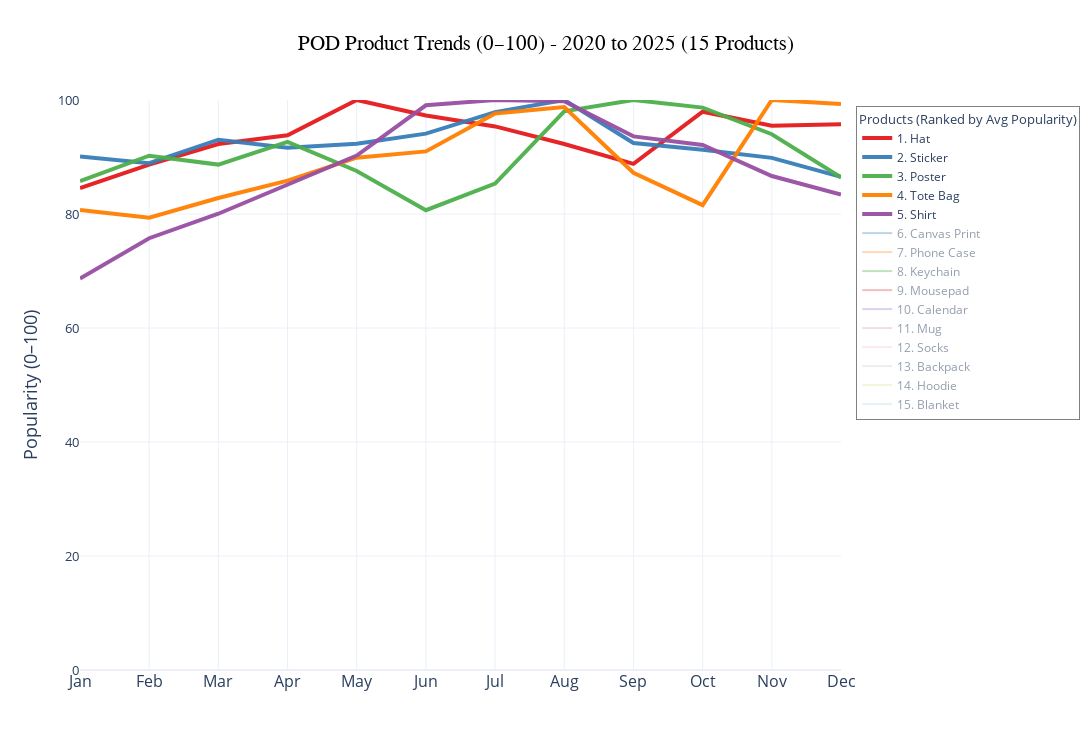

This figure's notebook cell:
### Code cell
import pandas as pd
import plotly.graph_objects as go
import matplotlib.cm as cm
import numpy as np

# --- START FROM YOUR EXISTING plot_df ---
df = plot_df.copy()

# --- Ensure Date is datetime ---
df["Date"] = pd.to_datetime(df["Date"], errors='coerce')

# --- Extract month number and name ---
df["Month_Num"] = df["Date"].dt.month
df["Month_Name"] = df["Date"].dt.strftime("%b")  # Jan, Feb, ...

# --- Combine columns first ---
if {"t-shirt", "shirt"}.issubset(df.columns):
    df["shirt"] = df["t-shirt"].fillna(0) + df["shirt"].fillna(0)
if {"hat", "cap"}.issubset(df.columns):
    df["hat"] = df["hat"].fillna(0) + df["cap"].fillna(0)
if {"tote bag", "bag"}.issubset(df.columns):
    df["tote bag"] = df["tote bag"].fillna(0) + df["bag"].fillna(0)
if {"canvas", "canvas print"}.issubset(df.columns):
    df["canvas print"] = df["canvas"].fillna(0) + df["canvas print"].fillna(0)
if {"Poster", "wall art"}.issubset(df.columns):
    df["poster"] = df["Poster"].fillna(0) + df["wall art"].fillna(0)
if {"stickers", "sticker"}.issubset(df.columns):
    df["sticker"] = df["stickers"].fillna(0) + df["sticker"].fillna(0)

# --- Drop original columns ---
cols_to_drop = [
    "t-shirt",
    "cap",
    "bag",
    "canvas",
    "wall art",
    "stickers"
]
cols_to_drop = [c for c in cols_to_drop if c in df.columns]
df = df.drop(columns=cols_to_drop)

# --- Aggregate by month (sum values across all years) ---
products_combined = [c for c in df.columns if c not in ["Date","Month_Num","Month_Name"]]
df_monthly = df.groupby("Month_Num")[products_combined].sum().reset_index()

# --- Map month number to names ---
month_order = {1:"Jan", 2:"Feb", 3:"Mar", 4:"Apr", 5:"May", 6:"Jun",
               7:"Jul", 8:"Aug", 9:"Sep", 10:"Oct", 11:"Nov", 12:"Dec"}
df_monthly["Month"] = df_monthly["Month_Num"].map(month_order)

# --- Reorder months Jan→Dec ---
df_monthly = df_monthly.sort_values("Month_Num")

# --- Normalize (0–100) ---
df_norm = df_monthly.copy()
for col in products_combined:
    max_val = df_norm[col].max()
    df_norm[col] = (df_norm[col] / max_val * 100) if max_val > 0 else 0

# --- Average popularity & sorting ---
avg_popularity = df_norm[products_combined].mean()
sorted_products = avg_popularity.sort_values(ascending=False).index
top5 = sorted_products[:5]

# --- DYNAMIC SIZING based on number of products ---
n_products = len(sorted_products)
n_top5 = len(top5)
n_rest = n_products - n_top5

# Dynamic title size (smaller if many products)
title_size = max(20, 28 - n_products * 0.5)
legend_title_size = max(12, 16 - n_products * 0.2)
legend_item_size = max(10, 14 - n_products * 0.15)

# Dynamic figure size
fig_width = min(1400, 900 + n_products * 20)
fig_height = min(800, 600 + n_products * 10)

# --- Assign colors ---
top5_colors = ["#e41a1c", "#377eb8", "#4daf4a", "#ff7f00", "#984ea3"]
rest_products = sorted_products[5:]
n_rest = len(rest_products)
if n_rest > 0:
    rest_colors_array = cm.tab20(np.linspace(0, 1, n_rest))[:, :3]
    rest_colors = [
        f"rgb({int(r*255)},{int(g*255)},{int(b*255)})"
        for r, g, b in rest_colors_array
    ]
else:
    rest_colors = []

color_dict = {}
for i, col in enumerate(sorted_products):
    if col in top5:
        color_dict[col] = top5_colors[list(top5).index(col)]
    else:
        color_dict[col] = rest_colors[list(rest_products).index(col)]

# --- Create Plotly figure ---
fig = go.Figure()

for i, col in enumerate(sorted_products):
    fig.add_trace(
        go.Scatter(
            x=df_norm["Month"],
            y=df_norm[col],
            mode="lines",
            name=f"{i+1}. {col.title()}",
            line=dict(color=color_dict[col], width=4 if col in top5 else 2),
            opacity=0.95 if col in top5 else 0.6,
            visible=True if col in top5 else "legendonly",
            hovertemplate=f'<b>{col.title()}</b><br>Month: %{{x}}<br>Value: %{{y:.1f}}<extra></extra>'
        )
    )

# --- DYNAMIC Layout ---
fig.update_layout(
    title=dict(
        text=f"POD Product Trends (0–100) - 2020 to 2025 ({n_products} Products)",
        x=0.5,
        font=dict(size=title_size, family="Arial Black", color="black")
    ),
    xaxis=dict(
        title="",
        showticklabels=True,
        tickfont=dict(size=max(14, 20 - n_products * 0.3)),
        tickangle=0
    ),
    yaxis=dict(
        range=[0,100],
        title="Popularity (0–100)",
        titlefont=dict(size=max(16, 22 - n_products * 0.3)),
        tickfont=dict(size=max(12, 16 - n_products * 0.2))
    ),
    legend=dict(
        title=dict(
            text=f"Products (Ranked by Avg Popularity)",
            font=dict(size=legend_title_size)
        ),
        font=dict(size=legend_item_size),
        bgcolor="rgba(255,255,255,0.95)",
        bordercolor="gray",
        borderwidth=1,
        yanchor="top",
        y=0.99,
        xanchor="left",
        x=1.02
    ),
    template="plotly_white",
    width=fig_width,
    height=fig_height,
    hovermode="x unified",
    showlegend=True
)

fig.show()

### Figure 1 — Plotly figure (JSON) as saved in the notebook; plotly's stock layout.template omitted (floating-point values rounded to 4 significant figures)
{"data": [{"hovertemplate": "<b>Hat</b><br>Month: %{x}<br>Value: %{y:.1f}<extra></extra>", "line": {"color": "#e41a1c", "width": 4}, "mode": "lines", "name": "1. Hat", "opacity": 0.95, "type": "scatter", "visible": true, "x": ["Jan", "Feb", "Mar", "Apr", "May", "Jun", "Jul", "Aug", "Sep", "Oct", "Nov", "Dec"], "y": [84.56, 88.67, 92.28, 93.82, 100, 97.3, 95.37, 92.28, 88.8, 97.94, 95.5, 95.75]}, {"hovertemplate": "<b>Sticker</b><br>Month: %{x}<br>Value: %{y:.1f}<extra></extra>", "line": {"color": "#377eb8", "width": 4}, "mode": "lines", "name": "2. Sticker", "opacity": 0.95, "type": "scatter", "visible": true, "x": ["Jan", "Feb", "Mar", "Apr", "May", "Jun", "Jul", "Aug", "Sep", "Oct", "Nov", "Dec"], "y": [90.08, 88.9, 93.03, 91.62, 92.33, 94.1, 97.87, 100, 92.44, 91.26, 89.85, 86.54]}, {"hovertemplate": "<b>Poster</b><br>Month: %{x}<br>Value: %{y:.1f}<extra></extra>", "line": {"color": "#4daf4a", "width": 4}, "mode": "lines", "name": "3. Poster", "opacity": 0.95, "type": "scatter", "visible": true, "x": ["Jan", "Feb", "Mar", "Apr", "May", "Jun", "Jul", "Aug", "Sep", "Oct", "Nov", "Dec"], "y": [85.78, 90.22, 88.67, 92.67, 87.56, 80.67, 85.33, 98, 100, 98.67, 94, 86.44]}, {"hovertemplate": "<b>Tote Bag</b><br>Month: %{x}<br>Value: %{y:.1f}<extra></extra>", "line": {"color": "#ff7f00", "width": 4}, "mode": "lines", "name": "4. Tote Bag", "opacity": 0.95, "type": "scatter", "visible": true, "x": ["Jan", "Feb", "Mar", "Apr", "May", "Jun", "Jul", "Aug", "Sep", "Oct", "Nov", "Dec"], "y": [80.72, 79.33, 82.8, 85.85, 89.88, 90.98, 97.64, 98.75, 87.24, 81.55, 100, 99.31]}, {"hovertemplate": "<b>Shirt</b><br>Month: %{x}<br>Value: %{y:.1f}<extra></extra>", "line": {"color": "#984ea3", "width": 4}, "mode": "lines", "name": "5. Shirt", "opacity": 0.95, "type": "scatter", "visible": true, "x": ["Jan", "Feb", "Mar", "Apr", "May", "Jun", "Jul", "Aug", "Sep", "Oct", "Nov", "Dec"], "y": [68.68, 75.75, 80.05, 85.15, 90.26, 99.07, 100, 99.77, 93.62, 92.11, 86.66, 83.41]}, {"hovertemplate": "<b>Canvas Print</b><br>Month: %{x}<br>Value: %{y:.1f}<extra></extra>", "line": {"color": "rgb(31,119,180)", "width": 2}, "mode": "lines", "name": "6. Canvas Print", "opacity": 0.6, "type": "scatter", "visible": "legendonly", "x": ["Jan", "Feb", "Mar", "Apr", "May", "Jun", "Jul", "Aug", "Sep", "Oct", "Nov", "Dec"], "y": [88.15, 92.48, 80.76, 84.59, 78.98, 67.64, 66.11, 91.46, 100, 92.99, 92.48, 90.96]}, {"hovertemplate": "<b>Phone Case</b><br>Month: %{x}<br>Value: %{y:.1f}<extra></extra>", "line": {"color": "rgb(255,127,14)", "width": 2}, "mode": "lines", "name": "7. Phone Case", "opacity": 0.6, "type": "scatter", "visible": "legendonly", "x": ["Jan", "Feb", "Mar", "Apr", "May", "Jun", "Jul", "Aug", "Sep", "Oct", "Nov", "Dec"], "y": [83.29, 79.18, 78.21, 75.79, 74.82, 81.36, 85.71, 80.39, 81.6, 78.69, 93.7, 100]}, {"hovertemplate": "<b>Keychain</b><br>Month: %{x}<br>Value: %{y:.1f}<extra></extra>", "line": {"color": "rgb(44,160,44)", "width": 2}, "mode": "lines", "name": "8. Keychain", "opacity": 0.6, "type": "scatter", "visible": "legendonly", "x": ["Jan", "Feb", "Mar", "Apr", "May", "Jun", "Jul", "Aug", "Sep", "Oct", "Nov", "Dec"], "y": [77.35, 76.18, 75.59, 77.06, 79.71, 80, 85.88, 89.71, 79.41, 76.76, 95, 100]}, {"hovertemplate": "<b>Mousepad</b><br>Month: %{x}<br>Value: %{y:.1f}<extra></extra>", "line": {"color": "rgb(214,39,40)", "width": 2}, "mode": "lines", "name": "9. Mousepad", "opacity": 0.6, "type": "scatter", "visible": "legendonly", "x": ["Jan", "Feb", "Mar", "Apr", "May", "Jun", "Jul", "Aug", "Sep", "Oct", "Nov", "Dec"], "y": [89.77, 80.99, 76.61, 74.56, 74.85, 77.49, 87.43, 83.92, 79.24, 71.05, 90.06, 100]}, {"hovertemplate": "<b>Calendar</b><br>Month: %{x}<br>Value: %{y:.1f}<extra></extra>", "line": {"color": "rgb(148,103,189)", "width": 2}, "mode": "lines", "name": "10. Calendar", "opacity": 0.6, "type": "scatter", "visible": "legendonly", "x": ["Jan", "Feb", "Mar", "Apr", "May", "Jun", "Jul", "Aug", "Sep", "Oct", "Nov", "Dec"], "y": [92.84, 82.69, 79.1, 74.63, 70.45, 64.18, 71.04, 84.78, 80, 86.57, 100, 86.57]}, {"hovertemplate": "<b>Mug</b><br>Month: %{x}<br>Value: %{y:.1f}<extra></extra>", "line": {"color": "rgb(196,156,148)", "width": 2}, "mode": "lines", "name": "11. Mug", "opacity": 0.6, "type": "scatter", "visible": "legendonly", "x": ["Jan", "Feb", "Mar", "Apr", "May", "Jun", "Jul", "Aug", "Sep", "Oct", "Nov", "Dec"], "y": [64.85, 58.16, 53.97, 54.81, 52.93, 51.46, 49.37, 60.88, 53.35, 55.65, 75.31, 100]}, {"hovertemplate": "<b>Socks</b><br>Month: %{x}<br>Value: %{y:.1f}<extra></extra>", "line": {"color": "rgb(247,182,210)", "width": 2}, "mode": "lines", "name": "12. Socks", "opacity": 0.6, "type": "scatter", "visible": "legendonly", "x": ["Jan", "Feb", "Mar", "Apr", "May", "Jun", "Jul", "Aug", "Sep", "Oct", "Nov", "Dec"], "y": [58.58, 53.68, 53.13, 50.95, 50.68, 52.04, 52.32, 56.13, 53.41, 62.13, 86.65, 100]}, {"hovertemplate": "<b>Backpack</b><br>Month: %{x}<br>Value: %{y:.1f}<extra></extra>", "line": {"color": "rgb(199,199,199)", "width": 2}, "mode": "lines", "name": "13. Backpack", "opacity": 0.6, "type": "scatter", "visible": "legendonly", "x": ["Jan", "Feb", "Mar", "Apr", "May", "Jun", "Jul", "Aug", "Sep", "Oct", "Nov", "Dec"], "y": [42.67, 42.93, 46.6, 47.12, 51.31, 58.38, 95.29, 100, 53.66, 45.81, 52.09, 49.21]}, {"hovertemplate": "<b>Hoodie</b><br>Month: %{x}<br>Value: %{y:.1f}<extra></extra>", "line": {"color": "rgb(219,219,141)", "width": 2}, "mode": "lines", "name": "14. Hoodie", "opacity": 0.6, "type": "scatter", "visible": "legendonly", "x": ["Jan", "Feb", "Mar", "Apr", "May", "Jun", "Jul", "Aug", "Sep", "Oct", "Nov", "Dec"], "y": [65.14, 57.14, 48.29, 42, 35.14, 31.14, 35.43, 42.57, 52, 68.57, 97.43, 100]}, {"hovertemplate": "<b>Blanket</b><br>Month: %{x}<br>Value: %{y:.1f}<extra></extra>", "line": {"color": "rgb(158,218,229)", "width": 2}, "mode": "lines", "name": "15. Blanket", "opacity": 0.6, "type": "scatter", "visible": "legendonly", "x": ["Jan", "Feb", "Mar", "Apr", "May", "Jun", "Jul", "Aug", "Sep", "Oct", "Nov", "Dec"], "y": [65.49, 53.52, 45.54, 41.31, 41.78, 40.85, 44.84, 46.48, 47.65, 57.98, 85.21, 100]}], "layout": {"height": 750, "hovermode": "x unified", "legend": {"bgcolor": "rgba(255,255,255,0.95)", "bordercolor": "gray", "borderwidth": 1, "font": {"size": 11.75}, "title": {"font": {"size": 13}, "text": "Products (Ranked by Avg Popularity)"}, "x": 1.02, "xanchor": "left", "y": 0.99, "yanchor": "top"}, "showlegend": true, "title": {"font": {"color": "black", "family": "Arial Black", "size": 20.5}, "text": "POD Product Trends (0–100) - 2020 to 2025 (15 Products)", "x": 0.5}, "width": 1200, "xaxis": {"showticklabels": true, "tickangle": 0, "tickfont": {"size": 15.5}, "title": {"text": ""}}, "yaxis": {"range": [0, 100], "tickfont": {"size": 13}, "title": {"font": {"size": 17.5}, "text": "Popularity (0–100)"}}}}
